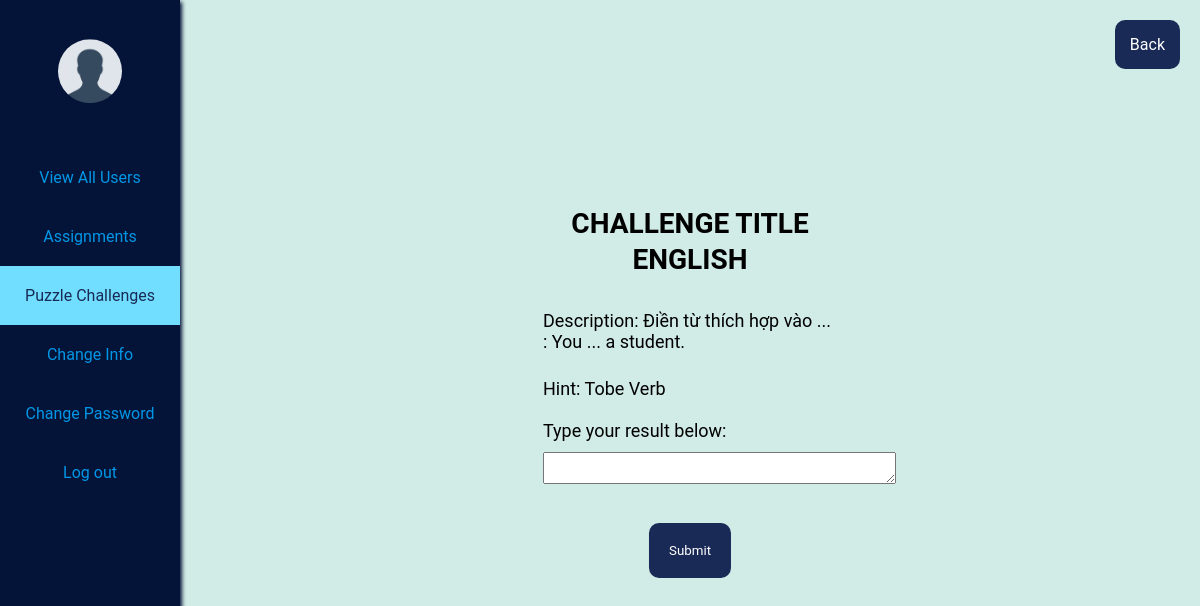
The page /student/challenge_detail.php?id=1 on the database its author committed.
### tables this page shows
CREATE TABLE `tblchallenge` (
  `id` int(11) NOT NULL,
  `id_teacher` int(11) NOT NULL,
  `title` varchar(255) NOT NULL,
  `description` text NOT NULL,
  `hint` varchar(20000) NOT NULL,
  `updateon` datetime NOT NULL
);

### student/challenge_detail.php (the view, shortened to what this page needs)
<?php
require_once("../config/user.php");
$title = $description = $hint = $result_chall = "";
if(isset($_GET["id"])){
    $chall_id = $_GET["id"];
    $sql = "SELECT * FROM tblchallenge WHERE id = '$chall_id'";
    $result = $conn->query($sql);
    while($row = $result->fetch_array(MYSQLI_NUM)){
        $title = $row[2];
        $hint = $row[4];
        $description = $row[3];
    }
}
?>
<!DOCTYPE html>
<html lang="en">
<head>
    <link rel="stylesheet" href="student_style.css">
</head>
<body>
    <div class="sidebar" >
        <ul class="menu">
            <li>
                <?php
                    $id = $_SESSION["id"];
                    $sql = "SELECT * FROM tbluser WHERE id = '$id'";
                    $result = $conn->query($sql);
                    $row = $result->fetch_array(MYSQLI_NUM);
                    echo '<a href="index.php"> <img src="../image/avatars/'.($row[7] ? $row[7] : "default-avatar.png").'" class="avatar" alt=""> </a>';
                ?>
            </li>
            <li>
                <a href="index.php">
                </a>
            </li>
            <li>
                <a href="user.php" >View All Users</a>
            </li>
            <li>
                <a href="assignment_show.php" >Assignments</a>
            </li>
            <li>
                <a href="challenge.php" class="darkblue" >Puzzle Challenges</a>
            </li>
			<li>
                <a href="changeinfo.php" >Change Info</a>
            </li>
			<li>
                <a href="changepwd.php" >Change Password</a>
			</li>
			<li>
                <a href="../logout.php">Log out</a>
            </li>
        </ul>
	</div>
    <div class="content">
        <a href="challenge.php" class="add">Back</a>
        <form action="" method="post" enctype="multipart/form-data">
            <p style="text-align:center;">Challenge Title <br /> <?php echo $title;?></p>
            <span style="display:block; font-size: 18px; margin-top: 32px">Description: <?php echo $description;?> </span> <br><br>
            <span style="display:block; font-size: 18px; line-height: 10px">Hint: <?php echo $hint;?> </span> <br><br>
            <span style="display:block; font-size: 18px; line-height: 10px">Type your result below:</span><br>
            <textarea id="result" name="result" rows="2" cols="42"><?php echo $result_chall;?></textarea><br><br>
			<input type="submit" value="Submit" name="submit"><br><br>
        </form>
    </div>
</body>
</html>

### student/student_style.css (style rules this page uses)
* { margin: 0; padding: 0; font-family: "Roboto", sans-serif; }
.sidebar { height: 100%; width: 180px; position: fixed; z-index: 1; top: 0; left: 0; background-color: #041338; overflow-x: hidden; font-size: 16px; box-shadow: 2px 2px 4px #041338; }
img.avatar { height: 64px; width: 64px; border-radius: 50%; cursor: pointer; transform: translateY(30%); padding: 0 60px; }
.sidebar .menu { margin-top: 0px; }
.sidebar .menu li { list-style-type: none; display: flex; justify-content: center; width: 100%; }
.sidebar .menu li a { display: block; padding: 20px 0; text-decoration: none; color: #0097e6; text-align: center; flex: 1; }
.darkblue { background-color: #71deff!important; color: #192a56!important; opacity: 100%; }
.content { margin-left: 180px; padding: 20px; box-sizing: border-box; font-size: 14px; height: 100vh; background: #d1ebe6; }
.content form { width: 30%; position: relative; left: 50%; top: 50%; transform: translate(-50%, -50%); }
.content p { font-size: 28px!important; font-weight: bold; text-transform: uppercase; margin-bottom: 20px; text-align: center; line-height: 36px; }
.content input[type="submit"] { border: none; padding: 20px; background: #192a56; color: white; position: relative; left: 50%; transform: translateX(-50%); border-radius: 10px; margin-top: 20px; cursor: pointer; }
.content .add { padding: 15px; background: #192a56; color: white; border: none; position: absolute; top: 20px; right: 20px; border-radius: 10px; font-size: 16px; }
.add { padding: 15px; background: #192a56; color: white; border: none; border-radius: 10px; text-decoration: none; }

### rows shown on the page
tblchallenge: title "ENGLISH", description "Điền từ thích hợp vào ... : You ... a student.", hint "Tobe Verb"
